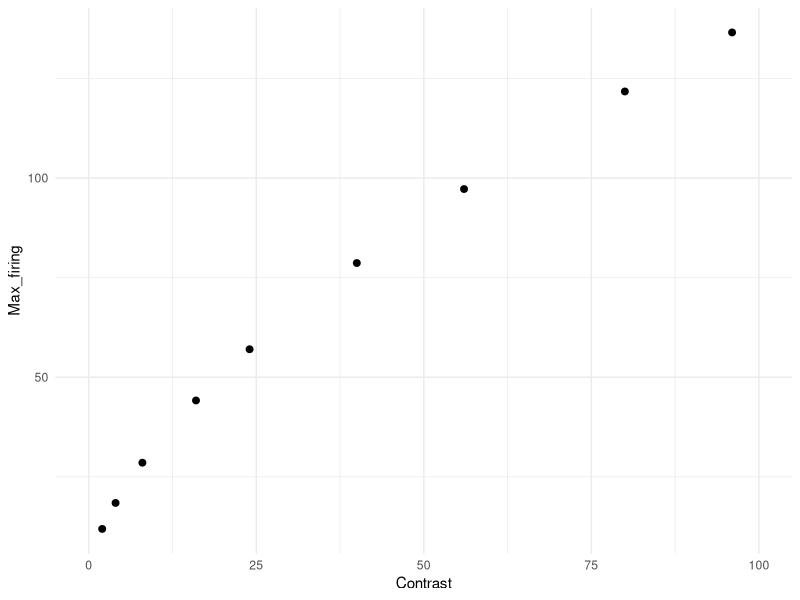
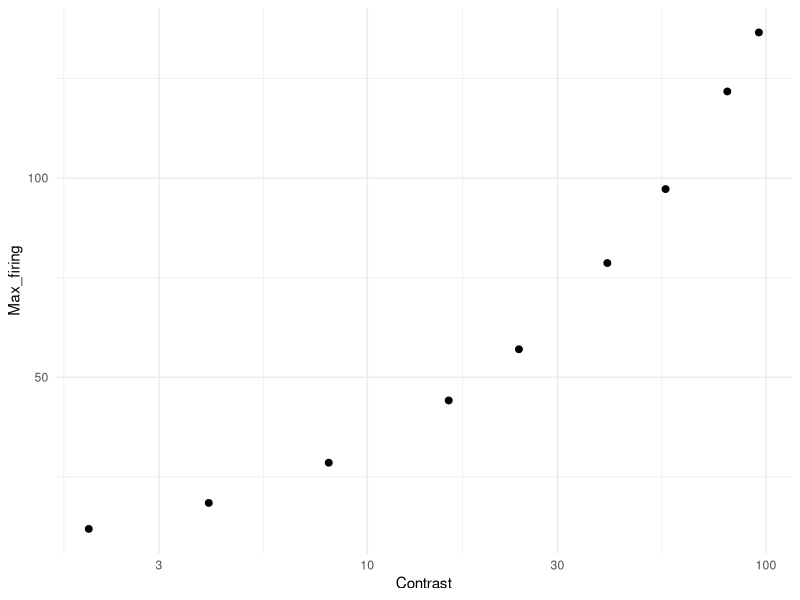

Reproduce these figures in R, in order. (Note: this script raises an error after producing the figures.)
# Simulation based on Albrecht & Hamilton (1982, fig. 1I)

library(tidyverse)
library(doParallel)
library(foreach)

Contrast <- c(2, 4, 8, 16, 24, 40, 56, 80, 96)
a <- 7.7
b <- 0.63

Max_firing <- a * Contrast^b
df_ah <- data.frame(Contrast, Max_firing)

g1 <- ggplot(df_ah, aes(x = Contrast, y = Max_firing)) +
  geom_point(size = 2) +
  coord_cartesian(xlim = c(0, 100)) +
  theme_minimal()
g1            

g2 <- ggplot(df_ah, aes(x = Contrast, y = Max_firing)) +
  geom_point(size = 2) +
  scale_x_log10() +
  theme_minimal()
g2 

### Simulation ###
cl <- makeCluster(parallel::detectCores() - 1)
registerDoParallel(cl)

n_neurons <- 180                                               # Number of neurons in the population
orientations <- seq(1, 180, by = 1)                            # Possible orientations (0 to 359 degrees)
preferred_orientations <-  seq(1, 180, length.out = n_neurons) # Preferred orientation of each neuron
max_firing_seq <- df_ah$Max_firing                             # Maximum firing rate of each neuron
contrast <-       df_ah$Contrast
tuning_width    <- 20                                          # Tuning width (standard deviation) of each neuron's response curve
n_trials <- 10000

all_results <- list()

for (max_firing_rate in max_firing_seq) {
  
  cat("Running max firing rate =", max_firing_rate, "\n")
  
  tuning_curves <- matrix(0, nrow = n_neurons, ncol = length(orientations))
  
  for (i in 1:n_neurons) {
    tuning_curves[i, ] <- max_firing_rate * exp(
      -0.5 * (
        pmin(abs(orientations - preferred_orientations[i]),
             180 - abs(orientations - preferred_orientations[i]))^2
      ) / tuning_width^2
    )
  }
  
  # ---- 90 ----
  responses_90 <- foreach(
    i = 1:n_trials,
    .combine = rbind,
    .packages = "stats"
  ) %dopar% {
    
    input_90 <- rnorm(n_trials, 90, 0)
    idx <- round(input_90[i]) + 1
    idx <- pmin(pmax(idx, 1), 180)
    
    mu <- tuning_curves[, idx]
    mu[mu == 0] <- 1e-8
    
    resp <- rnbinom(n_neurons, size = 1000000, mu = mu)
    
    cbind(resp,
          neuron = seq_len(n_neurons),
          stim = 90,
          trial = i,
          maxFR = max_firing_rate)
  }
  
  # ---- 91 ----
  responses_91 <- foreach(
    i = 1:n_trials,
    .combine = rbind,
    .packages = "stats"
  ) %dopar% {
    
    input_91 <- rnorm(n_trials, 91, 0)
    idx <- round(input_91[i]) + 1
    idx <- pmin(pmax(idx, 1), 180)
    
    mu <- tuning_curves[, idx]
    mu[mu == 0] <- 1e-8
    
    resp <- rnbinom(n_neurons, size = 1000000, mu = mu)
    
    cbind(resp,
          neuron = seq_len(n_neurons),
          stim = 91,
          trial = i,
          maxFR = max_firing_rate)
  }
  
  df_tmp <- as.data.frame(rbind(responses_90, responses_91))
  colnames(df_tmp) <- c("Spikes", "Neuron", "Stimulus", "Trial", "Contrast")
  
  all_results[[as.character(max_firing_rate)]] <- df_tmp
}

df <- do.call(rbind, all_results)
df$Contrast <- contrast[match(df$Contrast, max_firing_seq)]

### Visualization ###
df %>%
  group_by(Stimulus, Contrast, Trial) %>%
  summarise(Sum_spikes = sum(Spikes), .groups = "drop") -> df_sum

g3 <- ggplot(df_sum, aes(x = Sum_spikes, color = factor(Contrast))) +
  geom_density(alpha = 0.2, linewidth = 1) +
  theme_classic() +
  labs(
    x = "Sum of spikes",
    y = "Density",
    color = "Max firing rate",
    fill =  "Max firing rate"
  )
g3

df_sum %>%
  group_by(Contrast) %>%
  summarise(Mean_sum_spikes = mean(Sum_spikes),
            SD_sum_spikes = sd(Sum_spikes), .groups = "drop") -> df_summary

df_summary %>%
  ggplot(aes(x = Contrast, y = Mean_sum_spikes)) +
  geom_point(size = 2) +
  coord_cartesian(xlim = c(0, 100)) +
  theme_minimal() -> g4
g4

df_summary %>%
  ggplot(aes(x = Contrast, y = Mean_sum_spikes)) +
  geom_point(size = 2) +
  scale_x_log10() +
  scale_y_log10() +
  theme_minimal() -> g5
g5

df_summary %>%
  ggplot(aes(x = Contrast, y = SD_sum_spikes)) +
  geom_point(size = 2) +
  coord_cartesian(xlim = c(0, 100)) +
  theme_minimal() -> g6
g6

df_summary %>%
  ggplot(aes(x = Contrast, y = SD_sum_spikes)) +
  geom_point(size = 2) +
  scale_x_log10() +
  theme_minimal() -> g7
g7

df %>%
  filter(Neuron %in% c(90, 91)) %>%
  pivot_wider(names_from = Neuron, values_from = Spikes) %>%
  ggplot(aes(x = `90`, y = `91`, color = factor(Stimulus))) +
  geom_point(size = 2, alpha = 0.2) +
  labs(x = "Neuron 90", y = "Neuron 91") +
  coord_cartesian(xlim = c(0, 100), ylim = c(0, 100)) +
  theme_minimal() +
  facet_wrap(. ~ Contrast) -> g8
# g8

# sanity check for fano factor 
df %>%
  group_by(Contrast, Stimulus, Neuron) %>%
  summarise(
    mean_spikes = mean(Spikes),
    var_spikes  = var(Spikes),
    fano = var_spikes / mean_spikes,
    .groups = "drop"
  ) %>%
  filter(mean_spikes > 0) %>%
  group_by(Contrast, Stimulus) %>%
  summarise(
    mean_mean_spikes = mean(mean_spikes, na.rm = TRUE),
    mean_var_spikes = mean(var_spikes),
    mean_fano = mean(fano, na.rm = TRUE), # average across neurons
    sd_fano   = sd(fano, na.rm = TRUE),   # sd across neurons
    .groups = "drop")

### Linear Fisher information ###
df_wide <- df %>%
  pivot_wider(
    id_cols = c(Trial, Contrast, Stimulus),
    names_from = Neuron,
    values_from = Spikes)

df_wide$Stimulus_bin <- ifelse(df_wide$Stimulus == 90, 1, 0)

compute_lfi <- function(data, lambda = 1e-6) {
  
  neurons <- grep("^[0-9]+$", colnames(data), value = TRUE)  
  
  data0 <- data[data$Stimulus_bin == 0, neurons]
  data1 <- data[data$Stimulus_bin == 1, neurons]
  
  mu0 <- colMeans(data0)
  mu1 <- colMeans(data1)
  
  df <- mu1 - mu0
  
  Sigma0 <- cov(data0)
  Sigma1 <- cov(data1)
  Sigma  <- (Sigma0 + Sigma1) / 2
  
  p <- length(neurons)              # 逆行列を安定化させる処理 (ニューロン間の相関を少し弱める)
  Sigma <- Sigma + lambda * diag(p) # Ridge正則化, Tikhonov regularization (小さい固有値を持ち上げる)
  
  I <- as.numeric(t(df) %*% solve(Sigma) %*% df) # LFI
  I_per_neuron <- I / p
  
  return(I_per_neuron)
}

maxFR_values <- sort(unique(df_wide$Contrast))

lfi_results <- data.frame(
  Contrast = numeric(),
  LFI_per_neuron = numeric()
)

for (maxFR in maxFR_values) {
  df_sub <- df_wide[df_wide$Contrast == maxFR, ]
  lfi_value <- compute_lfi(df_sub)
  lfi_results <- rbind(lfi_results,
                       data.frame(Contrast = maxFR,
                                  LFI_per_neuron = lfi_value))
}

lfi_results$Contrast <- contrast
print(lfi_results)

lfi_results %>%
  ggplot(aes(x = Contrast, y = LFI_per_neuron)) +
  geom_point(size = 2) +
  coord_cartesian(xlim = c(0, 100)) +
  theme_minimal() -> g9
g9

### Decoding with logistic regression ###
run_logistic_cv_parallel <- function(data, k = 5, ncores = detectCores() - 1) {
  
  predictors <- grep("^[0-9]+$", colnames(data), value = TRUE)  
  n <- nrow(data)
  
  set.seed(123)
  folds <- sample(rep(1:k, length.out = n))
  
  cl <- makeCluster(ncores)
  registerDoParallel(cl)
  
  acc <- foreach(i = 1:k, .combine = c) %dopar% {
    
    train <- data[folds != i, ]
    test  <- data[folds == i, ]
    
    model <- glm(
      Stimulus_bin ~ .,
      data = train[, c("Stimulus_bin", predictors)],
      family = binomial
    )
    
    prob <- predict(model, newdata = test, type = "response")
    pred <- ifelse(prob > 0.5, 1, 0)
    
    mean(pred == test$Stimulus_bin)
  }
  
  stopCluster(cl)
  
  mean(acc)
}

decoding_results <- data.frame(
  Contrast = numeric(),
  Decoding_accuracy = numeric()
)

for (maxFR in maxFR_values) {
  df_sub <- df_wide[df_wide$Contrast == maxFR, ]
  accuracy <- run_logistic_cv_parallel(df_sub, k = 5, ncores = detectCores() - 1)
  decoding_results <- rbind(decoding_results,
                            data.frame(Contrast = maxFR,
                                       Decoding_accuracy = accuracy))
}

decoding_results <- mutate(decoding_results, D_prime = qnorm(Decoding_accuracy) - qnorm(1 - Decoding_accuracy),
                           Contrast = contrast)
decoding_results

decoding_results %>%
  ggplot(aes(x = Contrast, y = D_prime)) +
  geom_point(size = 2) +
  coord_cartesian(xlim = c(0, 100)) +
  theme_minimal() -> g10
g10

decoding_results %>%
  ggplot(aes(x = Contrast, y = D_prime)) +
  geom_point(size = 2) +
  scale_x_log10() +
  theme_minimal() -> g11
g11

g <- cowplot::plot_grid(g1, g2, g10, g11, g4, g5, nrow = 3)
ggsave("fig_1i.png", g, width = 4, height = 5.6, dpi = 300)
